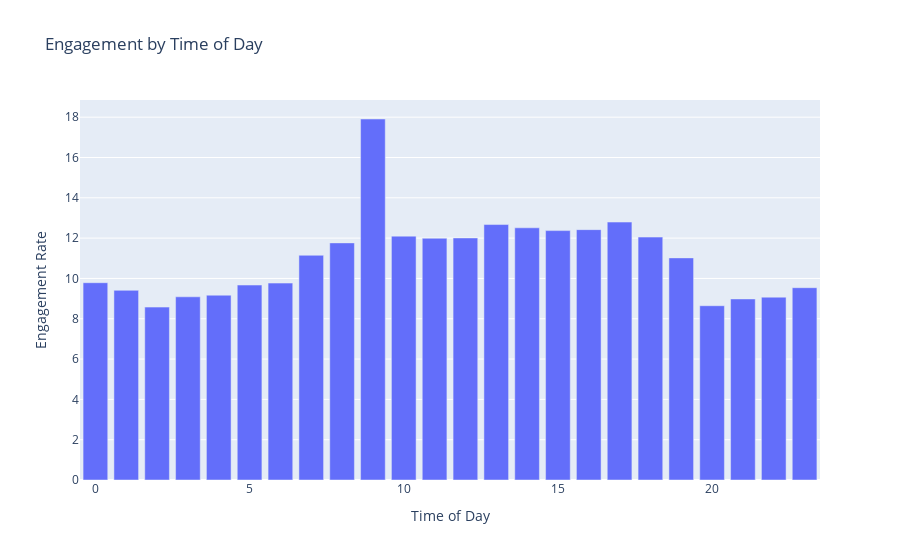

The notebook cell saved with this chart:
### Code cell
time = eng_by_time['time']
engagement_rate = eng_by_time['engagement_rate']

fig = go.Figure()
fig.add_trace(go.Bar(x=time, y=engagement_rate))

fig.update_layout(title='Engagement by Time of Day',xaxis_title='Time of Day',yaxis_title='Engagement Rate')

pio.write_html(fig, file='Figures/Engagement_by_Time_of_Day.html',include_plotlyjs='cdn',default_width='60%', default_height='60%')
pio.show(fig)

### Figure 1 — Plotly figure (JSON) as saved in the notebook; plotly's stock layout.template omitted (floating-point values rounded to 4 significant figures)
{"data": [{"type": "bar", "x": ["00", "01", "02", "03", "04", "05", "06", "07", "08", "09", "10", "11", "12", "13", "14", "15", "16", "17", "18", "19", "20", "21", "22", "23"], "y": [9.788, 9.411, 8.578, 9.089, 9.169, 9.672, 9.77, 11.15, 11.76, 17.91, 12.1, 11.99, 12.01, 12.67, 12.51, 12.37, 12.42, 12.8, 12.05, 11.02, 8.646, 8.982, 9.07, 9.54]}], "layout": {"autosize": true, "title": {"text": "Engagement by Time of Day"}, "xaxis": {"autorange": true, "range": [-0.5, 23.5], "title": {"text": "Time of Day"}, "type": "linear"}, "yaxis": {"autorange": true, "range": [0, 18.85], "title": {"text": "Engagement Rate"}, "type": "linear"}}}
